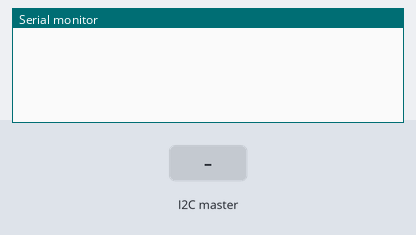
Bench run of a sketch on a simulated Arduino Uno, built with avr-gcc and run on an emulated ATmega328P. Parts: the last lines printed to the serial monitor. Inputs (shaded band) come from the test bench.

Above: at 1.2 s.
1.3 s: the I2C master sends "X"
At 2.4 s:
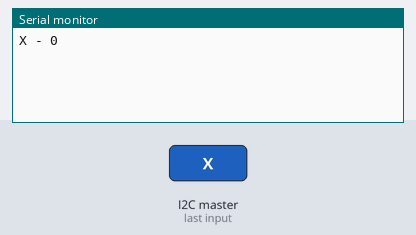
2.8 s: the I2C master sends "Y"
At 3.6 s:
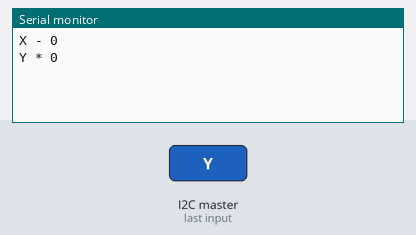

The sketch:

i2c_slave.ino
```cpp
// I2C Slave
#include <Wire.h>

void setup() {
  Wire.begin(9);
  Wire.onReceive(receiveEvent);
  Serial.begin(9600);
}


void loop() {

}


void clearBuffer(char* buffer, int length) {
  for (int i = 0; i < length; i++) {
    buffer[i] = '\0';
  }
}


void receiveEvent(int howMany) {
  char receivedData[32];  // Buffer to store the received message
  clearBuffer(receivedData, sizeof(receivedData));

  int i = 0;

  while (Wire.available() && i < sizeof(receivedData) - 1) {
    receivedData[i++] = Wire.read();
  }

  String data = String(receivedData);
  char type = data[0];
  String value = data.substring(1);


  if (type == 'X') {
    Serial.print(type);
    Serial.print(" - ");
    Serial.println(value.toInt());
  }else if(type == 'Y') {
    Serial.print(type);
    Serial.print(" * ");
    Serial.println(value.toInt());
  }

}
```

Measured:
- after the input at 1.3 s, the serial monitor: prints a new line at once (image 1)
- after the input at 2.8 s, the serial monitor: prints a new line at once (image 2)
